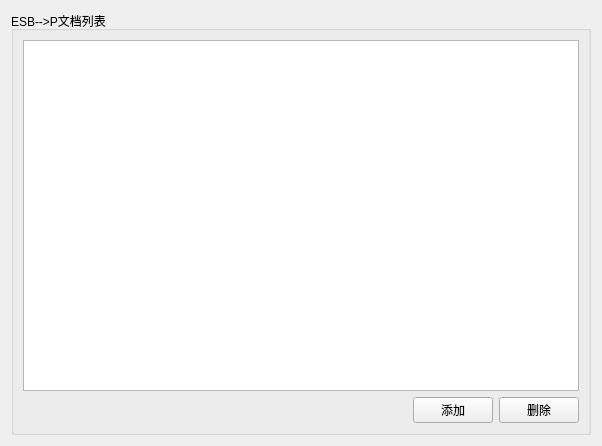
<?xml version="1.0" encoding="UTF-8"?>
<ui version="4.0">
 <class>Config</class>
 <widget class="QWidget" name="Config">
  <property name="windowModality">
   <enum>Qt::WindowModal</enum>
  </property>
  <property name="geometry">
   <rect>
    <x>0</x>
    <y>0</y>
    <width>602</width>
    <height>446</height>
   </rect>
  </property>
  <property name="sizePolicy">
   <sizepolicy hsizetype="Maximum" vsizetype="Maximum">
    <horstretch>0</horstretch>
    <verstretch>0</verstretch>
   </sizepolicy>
  </property>
  <property name="windowTitle">
   <string>Form</string>
  </property>
  <layout class="QVBoxLayout" name="verticalLayout_3">
   <item>
    <widget class="QSplitter" name="splitter">
     <property name="orientation">
      <enum>Qt::Vertical</enum>
     </property>
     <widget class="QGroupBox" name="groupBox_2">
      <property name="title">
       <string>ESB--&gt;P文档列表</string>
      </property>
      <layout class="QHBoxLayout" name="horizontalLayout_3">
       <item>
        <layout class="QVBoxLayout" name="verticalLayout_2">
         <item>
          <widget class="QListWidget" name="epFileListWidget">
           <property name="contextMenuPolicy">
            <enum>Qt::DefaultContextMenu</enum>
           </property>
           <property name="selectionMode">
            <enum>QAbstractItemView::ExtendedSelection</enum>
           </property>
           <property name="selectionBehavior">
            <enum>QAbstractItemView::SelectItems</enum>
           </property>
          </widget>
         </item>
         <item>
          <layout class="QHBoxLayout" name="horizontalLayout_4">
           <item>
            <spacer name="horizontalSpacer_2">
             <property name="orientation">
              <enum>Qt::Horizontal</enum>
             </property>
             <property name="sizeHint" stdset="0">
              <size>
               <width>40</width>
               <height>20</height>
              </size>
             </property>
            </spacer>
           </item>
           <item>
            <widget class="QPushButton" name="addBtn">
             <property name="text">
              <string>添加</string>
             </property>
            </widget>
           </item>
           <item>
            <widget class="QPushButton" name="deleteBtn">
             <property name="text">
              <string>删除</string>
             </property>
            </widget>
           </item>
          </layout>
         </item>
        </layout>
       </item>
      </layout>
     </widget>
    </widget>
   </item>
  </layout>
 </widget>
 <resources/>
 <connections/>
</ui>
